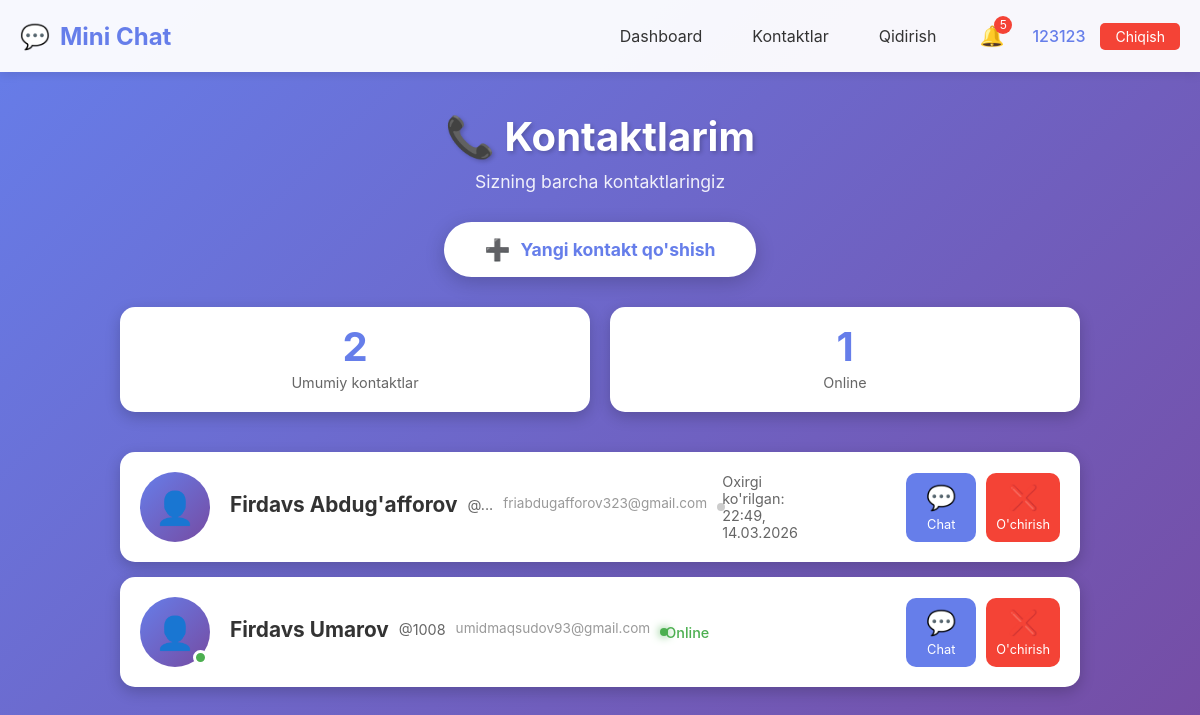
/contacts (signed in), run on the app's committed database.
### models.py (models this page shows, shortened)
class User(UserMixin, db.Model):
    __tablename__ = 'user'
    id = db.Column(db.Integer, primary_key=True)
    username = db.Column(db.String(80), unique=True, nullable=False)
    email = db.Column(db.String(120), unique=True, nullable=False)
    password_hash = db.Column(db.String(200), nullable=False)
    first_name = db.Column(db.String(50))
    last_name = db.Column(db.String(50))
    bio = db.Column(db.Text, nullable=True)
    profile_pic = db.Column(db.String(200), default='default.jpg')
    is_online = db.Column(db.Boolean, default=False)
    last_seen = db.Column(db.DateTime, default=datetime.now)
    created_at = db.Column(db.DateTime, default=datetime.now)
    sent_messages = db.relationship('Message',
                                   foreign_keys='Message.sender_id',
                                   backref='sender',
                                   lazy='dynamic')
    received_messages = db.relationship('Message',
                                      foreign_keys='Message.receiver_id',
                                      backref='receiver',
                                      lazy='dynamic')
    contact_list = db.relationship('User',
                                 secondary=contacts,
                                 primaryjoin=(contacts.c.user_id == id),
                                 secondaryjoin=(contacts.c.contact_id == id),
                                 backref=db.backref('added_by', lazy='dynamic'),
                                 lazy='dynamic')
    def get_contacts(self):
        return self.contact_list.all()

### app.py (the view)
@app.route('/contacts')
@login_required
def contacts():
    try:
        contacts_list = current_user.get_contacts()
        return render_template('contacts.html', contacts=contacts_list)
    except Exception as e:
        print(f"Xatolik: {e}")
        flash("Kontaktlarni yuklashda xatolik yuz berdi", 'danger')
        return render_template('contacts.html', contacts=[])

### app.py (called while the page is built)
@login_manager.user_loader
def load_user(user_id):
    return User.query.get(int(user_id))

### templates/contacts.html (shortened to what this page needs)
{% extends "base.html" %}
{% block content %}
<div class="contacts-container">
    <div class="contacts-header">
        <h1>📞 Kontaktlarim</h1>
        <p>Sizning barcha kontaktlaringiz</p>
    </div>
    <div class="contacts-actions">
        <a href="{{ url_for('search_users') }}" class="btn-add-contact">
            <span class="btn-icon">➕</span>
            Yangi kontakt qo'shish
        </a>
    </div>
    <div class="contacts-stats">
        <div class="stat-card">
            <span class="stat-number">{{ contacts|length }}</span>
            <span class="stat-label">Umumiy kontaktlar</span>
        </div>
        <div class="stat-card">
            <span class="stat-number">{{ contacts|selectattr('is_online', 'equalto', true)|list|length }}</span>
            <span class="stat-label">Online</span>
        </div>
    </div>
    <div class="contacts-list">
        {% if contacts %}
            {% for contact in contacts %}
                <div class="contact-card">
                    <div class="contact-avatar">
                        <span class="avatar-icon">👤</span>
                        {% if contact.is_online %}
                            <span class="online-badge" title="Online"></span>
                        {% endif %}
                    </div>
                    <div class="contact-info">
                        <h3 class="contact-name">
                            {{ contact.first_name or contact.username }}
                            {% if contact.last_name %} {{ contact.last_name }}{% endif %}
                        </h3>
                        <p class="contact-username">@{{ contact.username }}</p>
                        {% if contact.email %}
                            <p class="contact-email">{{ contact.email }}</p>
                        {% endif %}
                        <div class="contact-status {% if contact.is_online %}online{% endif %}">
                            {% if contact.is_online %}
                                Online
                            {% else %}
                                Oxirgi ko'rilgan: {{ contact.last_seen.strftime('%H:%M, %d.%m.%Y') if contact.last_seen else 'Noma\'lum' }}
                            {% endif %}
                        </div>
                    </div>
                    <div class="contact-actions">
                        <a href="{{ url_for('chat', user_id=contact.id) }}" class="btn-chat-action" title="Chat yozish">
                            <span class="action-icon">💬</span>
                            <span class="action-text">Chat</span>
                        </a>
                        <a href="{{ url_for('remove_contact', user_id=contact.id) }}"
                           class="btn-remove-action"
                           title="Kontaktni o'chirish"
                           onclick="return confirm('{{ contact.username }} kontaktlardan o\'chirilsinmi?')">
                            <span class="action-icon">❌</span>
                            <span class="action-text">O'chirish</span>
                        </a>
                    </div>
                </div>
            {% endfor %}
        {% endif %}
    </div>
</div>
{% endblock %}

### templates/base.html (shortened to what this page needs)
<!DOCTYPE html>
<html lang="uz">
<head>
    <link rel="stylesheet" href="{{ url_for('static', filename='style.css') }}">
</head>
<body>
    <nav class="navbar">
        <div class="nav-container">
            <div class="nav-brand">
                <a href="{{ url_for('index') }}" class="brand-link">
                    <span class="brand-icon">💬</span>
                    <span class="brand-text">Mini Chat</span>
                </a>
            </div>
            <div class="nav-menu">
                {% if current_user.is_authenticated %}
                    <a href="{{ url_for('dashboard') }}" class="nav-link">Dashboard</a>
                    <a href="{{ url_for('contacts') }}" class="nav-link">Kontaktlar</a>
                    <a href="{{ url_for('search_users') }}" class="nav-link">Qidirish</a>
                    <div class="notifications-dropdown">
                        <button class="notifications-btn" onclick="toggleNotifications()">
                            🔔
                            <span class="notification-badge" id="notificationBadge">0</span>
                        </button>
                    </div>
                    <div class="user-menu">
                        <span class="username">{{ current_user.username }}</span>
                        <a href="{{ url_for('logout') }}" class="logout-btn">Chiqish</a>
                    </div>
                {% else %}
                    <a href="{{ url_for('login') }}" class="nav-link">Kirish</a>
                    <a href="{{ url_for('register') }}" class="nav-link register-btn">Ro'yxatdan o'tish</a>
                {% endif %}
            </div>
        </div>
    </nav>
    <main class="main-content">
        <div class="container">
            {% block content %}{% endblock %}
        </div>
    </main>
</body>
</html>

### static/style.css (style rules this page uses)
* { margin: 0; padding: 0; box-sizing: border-box; }
body { font-family: -apple-system, BlinkMacSystemFont, 'Segoe UI', Roboto, Oxygen, Ubuntu, sans-serif; background: linear-gradient(135deg, #667eea 0%, #764ba2 100%); min-height: 100vh; color: #333; }
.container { max-width: 1200px; margin: 0 auto; padding: 20px; }
.username { font-weight: bold; color: #667eea; }
.contact-info { display: flex; align-items: center; gap: 10px; }
.contact-status { width: 8px; height: 8px; border-radius: 50%; background: #ccc; }
.contact-status.online { background: #4CAF50; box-shadow: 0 0 10px #4CAF50; }
.notifications-dropdown { position: relative; display: inline-block; }
.notifications-btn { background: transparent; border: none; font-size: 20px; cursor: pointer; position: relative; padding: 8px; }
.notification-badge { position: absolute; top: 0; right: 0; background: #f44336; color: white; font-size: 12px; padding: 2px 5px; border-radius: 10px; min-width: 18px; text-align: center; }
.navbar { background: rgba(255, 255, 255, 0.95); box-shadow: 0 2px 10px rgba(0,0,0,0.1); position: sticky; top: 0; z-index: 1000; }
.nav-container { max-width: 1200px; margin: 0 auto; padding: 1rem 20px; display: flex; justify-content: space-between; align-items: center; }
.nav-brand .brand-link { display: flex; align-items: center; gap: 10px; text-decoration: none; font-size: 1.5rem; font-weight: bold; color: #667eea; }
.nav-menu { display: flex; gap: 20px; align-items: center; }
.nav-link { text-decoration: none; color: #333; padding: 8px 15px; border-radius: 5px; transition: all 0.3s; }
.user-menu { display: flex; align-items: center; gap: 15px; }
.username { font-weight: 500; color: #667eea; }
.logout-btn { background: #f44336; color: white; padding: 5px 15px; border-radius: 5px; text-decoration: none; font-size: 14px; }

### templates/contacts.html (style rules this page uses)
.contacts-container { max-width: 1000px; margin: 0 auto; padding: 20px; }
.contacts-header { text-align: center; margin-bottom: 30px; }
.contacts-header h1 { color: white; font-size: 2.5rem; margin-bottom: 10px; text-shadow: 2px 2px 4px rgba(0,0,0,0.2); }
.contacts-header p { color: rgba(255,255,255,0.9); font-size: 1.1rem; }
.contacts-actions { margin-bottom: 30px; text-align: center; }
.btn-add-contact { display: inline-flex; align-items: center; gap: 10px; background: white; color: #667eea; padding: 15px 40px; border-radius: 30px; text-decoration: none; font-weight: bold; font-size: 1.1rem; box-shadow: 0 5px 20px rgba(0,0,0,0.2); transition: all 0.3s; }
.btn-icon { font-size: 1.3rem; }
.contacts-stats { display: grid; grid-template-columns: repeat(2, 1fr); gap: 20px; margin-bottom: 40px; }
.stat-card { background: white; border-radius: 15px; padding: 20px; text-align: center; box-shadow: 0 5px 15px rgba(0,0,0,0.2); }
.stat-number { display: block; font-size: 2.5rem; font-weight: bold; color: #667eea; line-height: 1; margin-bottom: 5px; }
.stat-label { color: #666; font-size: 0.9rem; }
.contacts-list { display: flex; flex-direction: column; gap: 15px; }
.contact-card { background: white; border-radius: 15px; padding: 20px; display: grid; grid-template-columns: auto 1fr auto; gap: 20px; align-items: center; box-shadow: 0 5px 15px rgba(0,0,0,0.2); transition: all 0.3s; }
.contact-avatar { width: 70px; height: 70px; background: linear-gradient(135deg, #667eea 0%, #764ba2 100%); border-radius: 50%; display: flex; align-items: center; justify-content: center; position: relative; }
.avatar-icon { font-size: 2rem; }
.online-badge { position: absolute; bottom: 2px; right: 2px; width: 15px; height: 15px; background: #4CAF50; border: 3px solid white; border-radius: 50%; }
.contact-info { flex: 1; }
.contact-name { margin: 0 0 5px 0; color: #333; font-size: 1.3rem; }
.contact-username { margin: 0 0 5px 0; color: #666; font-size: 0.9rem; }
.contact-email { margin: 0 0 8px 0; color: #999; font-size: 0.85rem; }
.contact-status { display: flex; align-items: center; gap: 5px; font-size: 0.9rem; color: #666; }
.contact-status.online { color: #4CAF50; font-weight: 500; }
.contact-actions { display: flex; gap: 10px; }
.btn-chat-action, .btn-remove-action { display: flex; flex-direction: column; align-items: center; padding: 10px; border-radius: 10px; text-decoration: none; transition: all 0.3s; min-width: 70px; }
.btn-chat-action { background: #667eea; color: white; }
.btn-remove-action { background: #f44336; color: white; }
.action-icon { font-size: 1.5rem; margin-bottom: 5px; }
.action-text { font-size: 0.8rem; }

### data on the page
User: username "123123"
User: first_name "Firdavs", last_name "Abdug'afforov", username "...", email "friabdugafforov323@gmail.com", last_seen "22:49, 14.03.2026"
User: is_online True (drawn), first_name "Firdavs", last_name "Umarov", username "1008", email "umidmaqsudov93@gmail.com"

### other printed values
{{ contacts|length }} "2"
{{ contacts|selectattr('is_online', 'equalto', true)|list|length }} "1"
